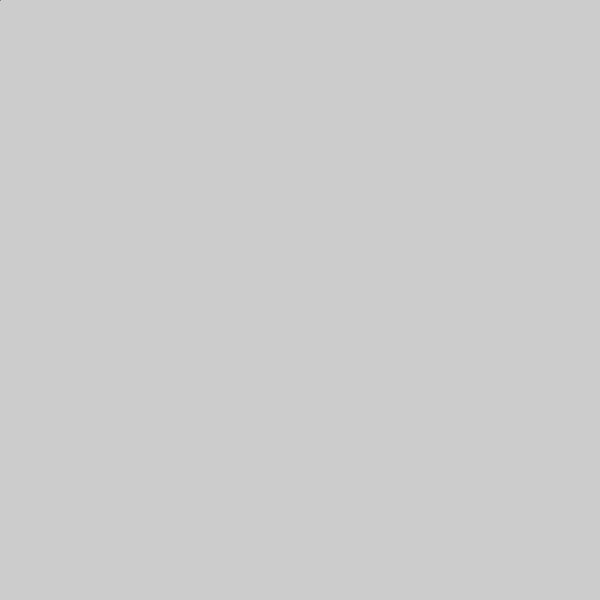
Frame 1 (no input)
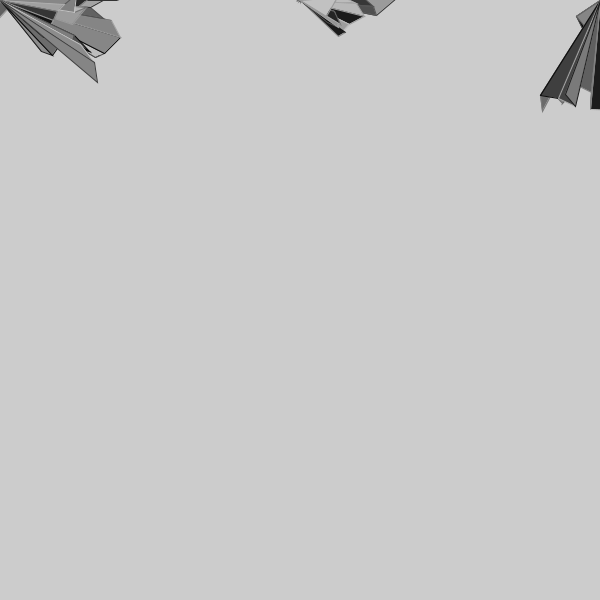
Frame 60 (the mouse pressed at the canvas centre just before this capture)
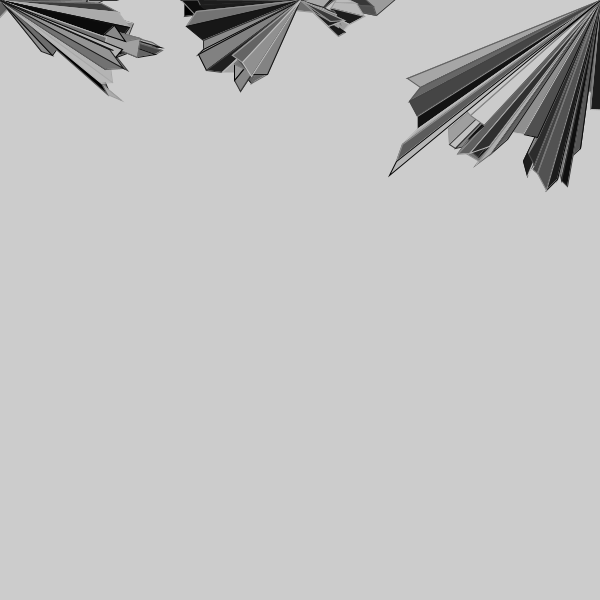
Frame 120 (the mouse held since frame 60 and released just before this capture)

The Processing sketch that drew these frames (run headless with seeded random() and noise(); from frame 60 on, the mouse is pressed at the canvas centre):

// Processing sketch: processing_136356
// ── processing_136356.pde

int x1;
int x2;
int x3;
int y1;
int y2;
int y3;

int z1;
int z2;
int z3;
int q1;
int q2;
int q3;

int e1;
int e2;
int e3;
int r1;
int r2;
int r3;


void setup() {
 size(600,600);
  
 x1 = width/2;
 y2 = height/2;
 x2 = x1;
 y2 = y1;
x3 = x1;
y3 = y1;

z1=600;
q2=600;
z2=z1;
q2=q1;
z3=z1;
q3=q1;

e1=0;
r2=0;
e2=e1;
r2=r1;
e3=e1;
r3=r1;



}
 
void draw(){
x2 = constrain( (x2-20+(round(random(40)))), -20, width+50);
y2 = constrain( (y2-20+(round(random(40)))), -20, width+50);
smooth();

stroke(round(random(200)));
fill(round(random(200)));
triangle(x1, y1, x2, y2, x3, y3);
 
x3=x2;
y3=y2;

z2 = constrain( (z2-20+(round(random(40)))), -20, width+50);
q2 = constrain( (q2-20+(round(random(40)))), -20, width+50);
smooth();
 
stroke(round(random(200))); 
fill(round(random(205)));
triangle(z1, q1, z2, q2, z3, q3);
 
z3=z2;
q3=q2;

e2 = constrain( (e2-20+(round(random(40)))), -20, width+50);
r2 = constrain( (r2-20+(round(random(40)))), -20, width+50);
smooth();
 
stroke(round(random(200))); 
fill(round(random(205)));
triangle(e1, r1, e2, r2, e3, r3);
 
e3=e2;
r3=r2;
}
